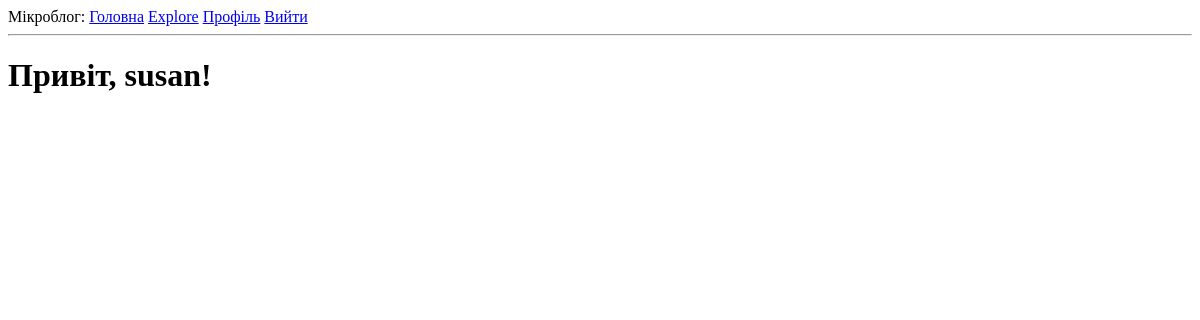
The page /explore (signed in) on the database as committed earlier.
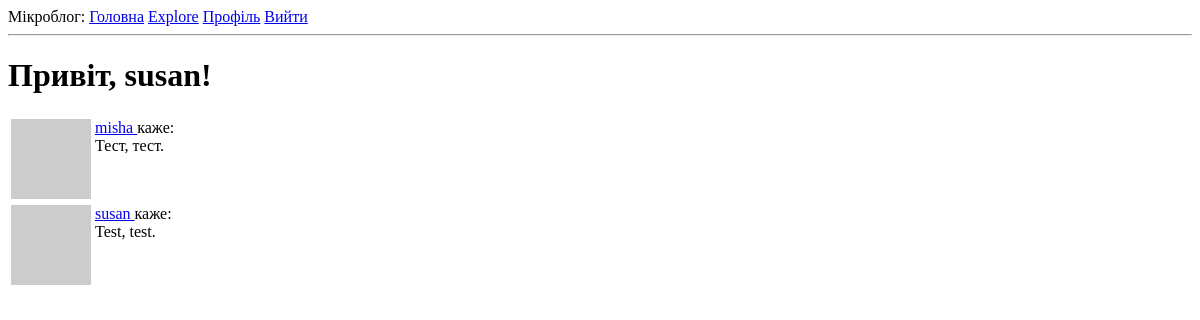
The same page on the database as committed later.
### app/models.py (models this page shows, shortened)
class Post(db.Model):
    id = db.Column(db.Integer, primary_key=True)
    body = db.Column(db.String(140))
    timestamp = db.Column(db.DateTime, index=True, default=datetime.utcnow)
    user_id = db.Column(db.Integer, db.ForeignKey('user.id'))

class User(UserMixin, db.Model):
    id = db.Column(db.Integer, primary_key=True)
    username = db.Column(db.String(64), index=True, unique=True)
    email = db.Column(db.String(120), index=True, unique=True)
    password_hash = db.Column(db.String(128))
    posts = db.relationship('Post', backref='author', lazy='dynamic')
    about_me = db.Column(db.String(140))
    last_seen = db.Column(db.DateTime, default=datetime.utcnow)
    followed = db.relationship(
        'User', secondary=followers,
        primaryjoin=(followers.c.follower_id == id),
        secondaryjoin=(followers.c.followed_id == id),
        backref=db.backref('followers', lazy='dynamic'), lazy='dynamic')
    def avatar(self, size):
        digest = md5(self.email.lower().encode('utf-8')).hexdigest()
        return 'https://www.gravatar.com/avatar/{}?d=identicon&s={}'.format(
            digest, size)

### app/routes.py (the view)
@app.route('/explore')
@login_required
def explore():
    posts = Post.query.order_by(Post.timestamp.desc()).all()
    return render_template('index.html', title='Explore', posts=posts)

### app/models.py (called while the page is built)
@login.user_loader
def load_user(id):
    return User.query.get(int(id))

### app/routes.py (called while the page is built)
@app.before_request
def before_request():
    if current_user.is_authenticated:
        current_user.last_seen = datetime.utcnow()
        db.session.commit()

### app/templates/index.html (shortened to what this page needs)
{% extends "base.html" %}
{% block content %}
<h1>Привіт, {{ current_user.username }}!</h1>
		{% for post in posts %}
        {% include '_post.html' %}
    {% endfor %}
{% endblock %}

### app/templates/_post.html
<table>
	<tr valign="top">
		<td><img src="{{ post.author.avatar(36) }}"></td>
		<td>
			<a href="{{ url_for('user', username=post.author.username) }}">
				{{ post.author.username }}
			</a> каже:<br>{{ post.body }}
		</td>
	</tr>
</table>

Rows that differ between the two databases and show on the page:
added Post: author.username "misha", body "Тест, тест."
added Post: author.username "susan", body "Test, test."
